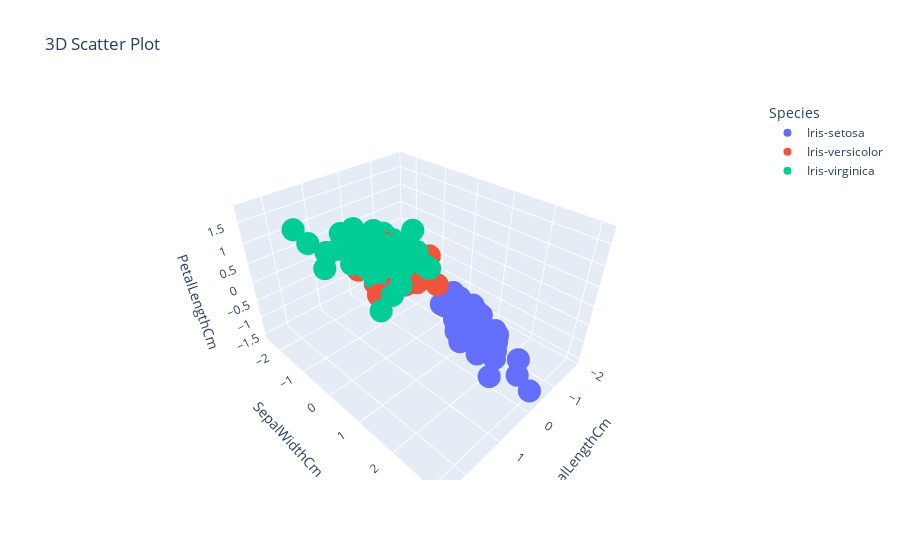

The code cell stored with this chart in its notebook:
### Code cell
fig = scatter_plot_3d_px(iris_data, target_column='Species')
fig.show()
